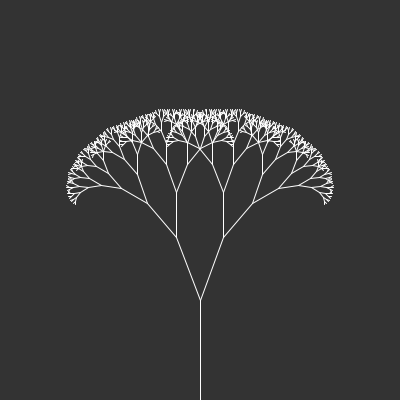
Frame 1 (no input)
Frame 60 (the mouse pressed at the canvas centre just before this capture): identical to frame 1, image omitted
Frame 120 (the mouse held since frame 60 and released just before this capture): identical to frame 1, image omitted

The Processing sketch that drew this single still picture (run headless with seeded random() and noise(); from frame 60 on, the mouse is pressed at the canvas centre):

// Processing sketch: Aufgabe_3
// ── Aufgabe_3.pde

float angle = 170;
float Astradius = 0.67;


void setup(){
  size(400,400);
}

void draw(){
  background(51);
  stroke(255);
  translate(width/2, height);
  Ast(100);
}

void Ast(float len){
  line(0,0,0,-len);
  translate(0, -len);
  if (len > 4){
    pushMatrix();
    rotate(angle);
    Ast(len * Astradius);
    popMatrix();
    pushMatrix();
    rotate(-angle);
    Ast(len * Astradius);
    popMatrix();
  }
}
